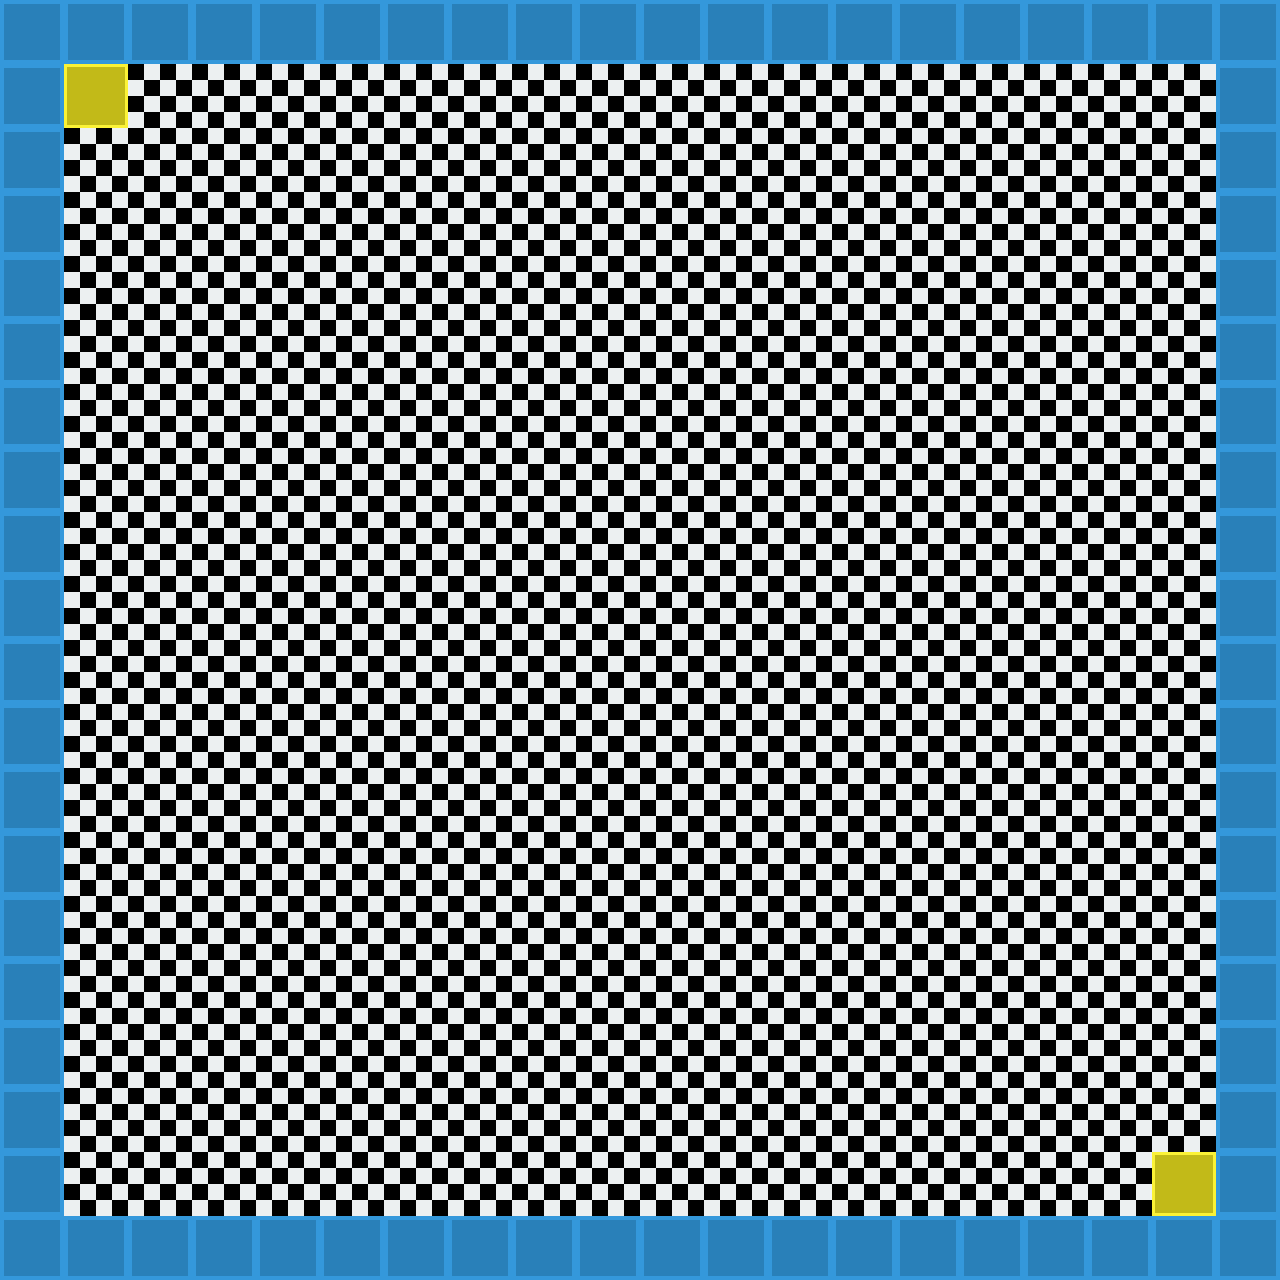

Below is a game level as drawn by its tile map, then a one-line description and the .tmx file that defines it, in full:
An orthogonal 20x20 tile map with 64x64 px tiles, 1 tile layer (Tile Layer 1), 3 tilesets.

<map version="1.0" orientation="orthogonal" renderorder="right-down" width="20" height="20" tilewidth="64" tileheight="64" nextobjectid="1">
 <tileset firstgid="1" name="placeHolderTile1" tilewidth="64" tileheight="64" tilecount="1" columns="1">
  <image source="../assets/placeHolderTile1.png" width="64" height="64" />
 </tileset>
 <tileset firstgid="2" name="placeHolderTile2" tilewidth="64" tileheight="64" tilecount="1" columns="1">
  <image source="../assets/placeHolderTile2.png" width="64" height="64" />
 </tileset>
 <tileset firstgid="3" name="placeHolderTile3" tilewidth="64" tileheight="64" tilecount="1" columns="1">
  <image source="../assets/placeHolderTile3.png" width="64" height="64" />
 </tileset>
 <layer name="Tile Layer 1" width="20" height="20">
  <data encoding="csv">
1,1,1,1,1,1,1,1,1,1,1,1,1,1,1,1,1,1,1,1,
1,3,2,2,2,2,2,2,2,2,2,2,2,2,2,2,2,2,2,1,
1,2,2,2,2,2,2,2,2,2,2,2,2,2,2,2,2,2,2,1,
1,2,2,2,2,2,2,2,2,2,2,2,2,2,2,2,2,2,2,1,
1,2,2,2,2,2,2,2,2,2,2,2,2,2,2,2,2,2,2,1,
1,2,2,2,2,2,2,2,2,2,2,2,2,2,2,2,2,2,2,1,
1,2,2,2,2,2,2,2,2,2,2,2,2,2,2,2,2,2,2,1,
1,2,2,2,2,2,2,2,2,2,2,2,2,2,2,2,2,2,2,1,
1,2,2,2,2,2,2,2,2,2,2,2,2,2,2,2,2,2,2,1,
1,2,2,2,2,2,2,2,2,2,2,2,2,2,2,2,2,2,2,1,
1,2,2,2,2,2,2,2,2,2,2,2,2,2,2,2,2,2,2,1,
1,2,2,2,2,2,2,2,2,2,2,2,2,2,2,2,2,2,2,1,
1,2,2,2,2,2,2,2,2,2,2,2,2,2,2,2,2,2,2,1,
1,2,2,2,2,2,2,2,2,2,2,2,2,2,2,2,2,2,2,1,
1,2,2,2,2,2,2,2,2,2,2,2,2,2,2,2,2,2,2,1,
1,2,2,2,2,2,2,2,2,2,2,2,2,2,2,2,2,2,2,1,
1,2,2,2,2,2,2,2,2,2,2,2,2,2,2,2,2,2,2,1,
1,2,2,2,2,2,2,2,2,2,2,2,2,2,2,2,2,2,2,1,
1,2,2,2,2,2,2,2,2,2,2,2,2,2,2,2,2,2,3,1,
1,1,1,1,1,1,1,1,1,1,1,1,1,1,1,1,1,1,1,1
</data>
 </layer>
</map>